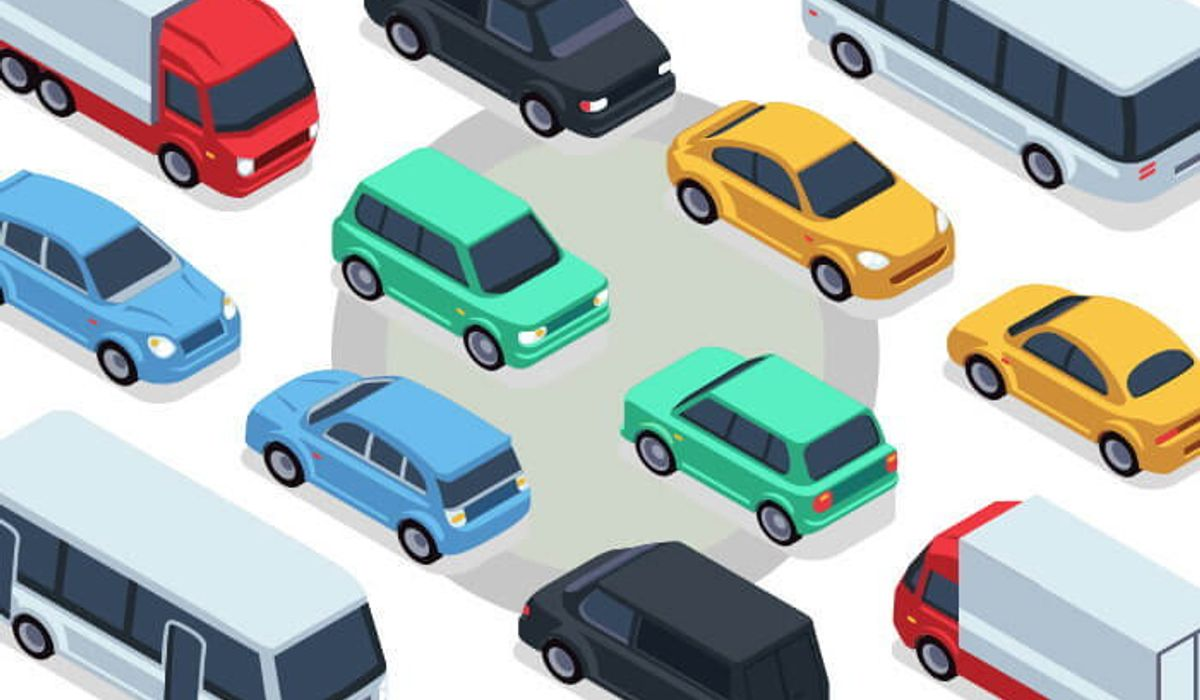
#> input picture 94/car.jpg, 1200 x 700 px
$ python lab94.py
#> lines starting #> are read from the running program, lines starting #| are printed output that depends on the picture
import cv2
import numpy as np
kernel1 = np.array([[ 0, 0, 0],
                    [ 0, 1, 0],
                    [ 0, 0, 0]]) # Identity kernel

kernel2 = np.array([[ 1, 4, 6, 4, 1],
                    [ 4, 16, 24, 16, 4],
                    [ 6, 24, 36, 24, 6],
                    [ 4, 16, 24, 16, 4],
                    [ 1, 4, 6, 4, 1]]) / 256 # Gaussian blur

kernel3 = np.array([[ 1, 1, 1],
                    [ 1, 1, 1],
                    [ 1, 1, 1]]) / 9 # Box blur

kernel4 = np.array([[ 0, -1, 0],
                    [-1, 5, -1],
                    [ 0, -1, 0]]) # Sharpen

kernel5 = np.array([[-1, -1, -1],
                    [-1, 8, -1],
                    [-1, -1, -1]]) # Edge detection

kernel6 = np.array([[-2, -1, 0],
                    [-1, 1, 1],
                    [ 0, 1, 2]]) # Emboss

kernel7 = np.array([[-1, 0, 1],
                    [-2, 0, 2],
                    [-1, 0, 1]]) # right sobel

image = cv2.imread('car.jpg')
#> image is the input picture: shape (700, 1200, 3); mean B, G, R 178.1, 180.2, 170.3
print('Image Dimensions : ',image.shape) # height, width, number of channels
#| Image Dimensions :  (700, 1200, 3)
cv2.imshow('original image', image)
dst = cv2.filter2D(src=image, ddepth=-1, kernel= kernel5) # depth is same as original
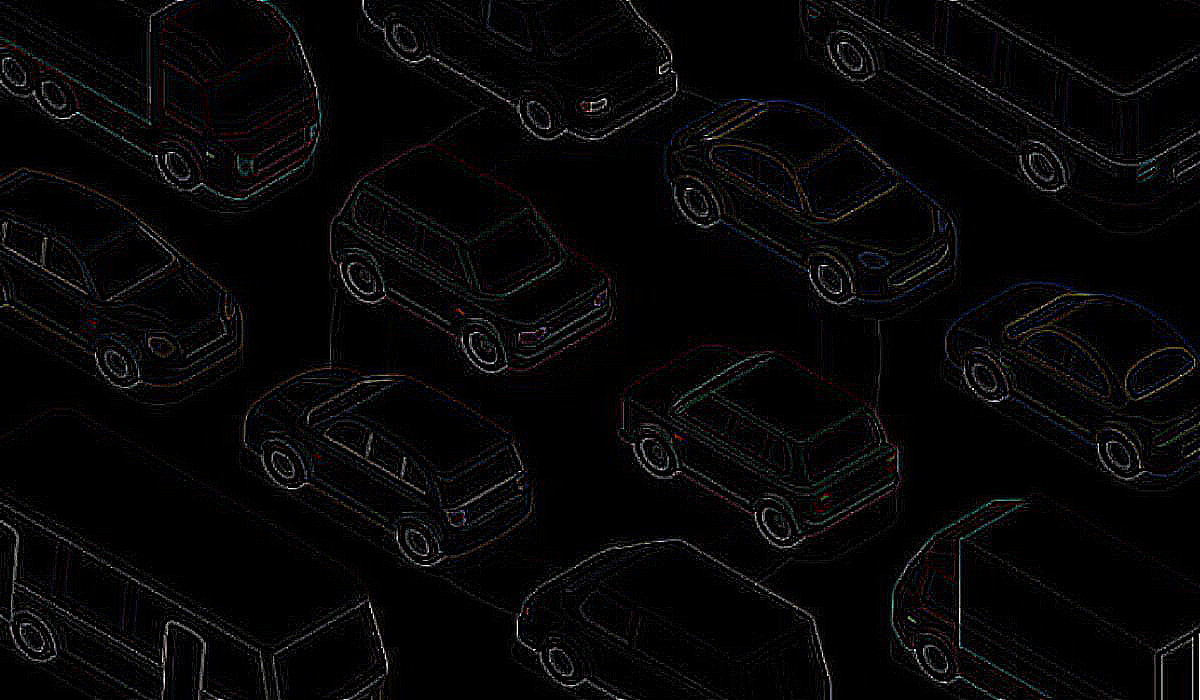
#> dst: shape (700, 1200, 3); mean B, G, R 6.3, 6.1, 6.3
cv2.imshow('filter2d image', dst)
cv2.waitKey(0)
cv2.destroyAllWindows()
